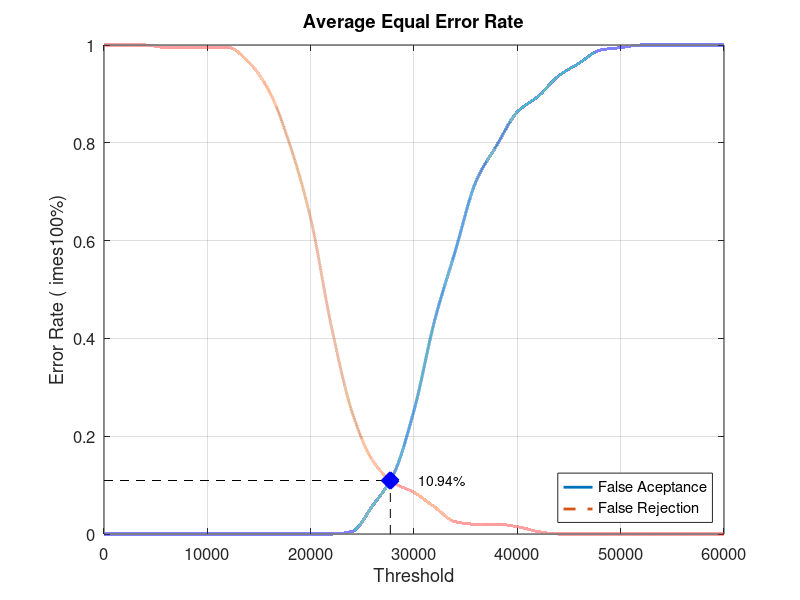
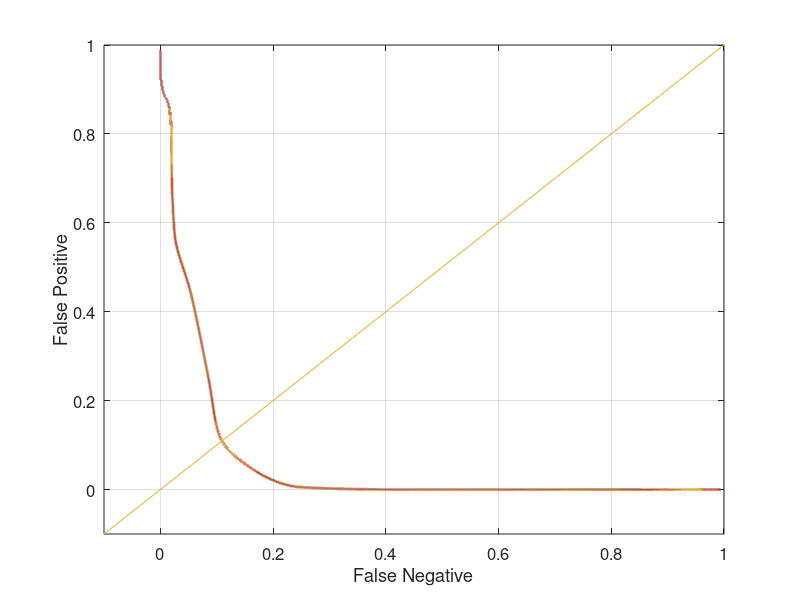

The MATLAB script that drew these images, in order:
close all;
clear;
clc;
x = 0:2000:60000;
xq = 0:0.5:60000;

y0 = [0 0 0 0 0 0 0 0 0 0 0 0 0.00526316 0.0578947 0.121053 0.252632 0.436842 0.578947 0.721053 0.794737 0.863158 0.894737 0.936842 0.963158 0.989474 0.994737 1 1 1 1 1]
yy0 = interp1(x, y0, xq, 'pchip');
y1 = [1 1 1 0.995 0.995 0.995 0.995 0.965 0.905 0.795 0.645 0.425 0.25 0.15 0.105 0.085 0.055 0.025 0.02 0.02 0.015 0.005 0 0 0 0 0 0 0 0 0]
yy1 = interp1(x, y1, xq, 'pchip');

% Calculating EER: 
y2 = abs(y0 - y1);
find(y2 == min(y2))
yy2 = abs(yy0 - yy1);
xEER = find(yy2 == min(yy2));
xEERIndex = xq(xEER) % X-axis EER
yEER = yy0(xEER) % Y-axis EER

main = figure
plot(xq, yy0,'-','LineWidth', 2);	hold on
plot(xq, yy1,'--','LineWidth', 2);	hold on
plot([xEERIndex xEERIndex], [0 yEER], 'k--');	hold on
plot([0 xEERIndex], [yEER yEER], 'k--');	hold on
plot(xEERIndex, yEER, 'bx', 'LineWidth', 10);	hold on
text(xEERIndex + 10 * xEERIndex / 100, yEER, [num2str(round((10000 * yEER)) / 100) '%'])
legend('False Aceptance', 'False Rejection', 'Location', 'SouthEast')
xlabel('Threshold')
ylabel('Error Rate (	imes100%)')
title('Average Equal Error Rate')
set(gca, 'FontSize', 12)
axis([0 60000 0 1])
grid on

print(main, 'Database2_4Main', '-dpng');
FNRxFPR = figure('Color', [1 1 1]);
plot(yy1, yy0, '-', yy1, yy0, 'LineWidth', 2);
hold on
y = -0.1:0.1:1
plot(y, y); 
set(gca, 'FontSize', 12)
xlabel('False Negative')
ylabel('False Positive')
axis([-0.1 1 -0.1 1])
set(gca, 'FontSize', 12)
grid on

print(FNRxFPR, 'Database2_4FNRxFPR','-dpng');
